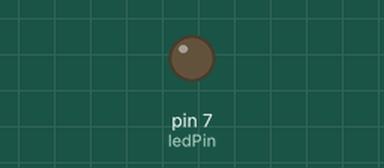
Simulated run of this sketch. Board: Arduino Uno, built with avr-gcc and run on an emulated ATmega328P. Shown: output pins drawn as LEDs (lit = HIGH). Dashed ring = blinking. At 2.0 s the program stops and its outputs stay as they are.

Above: at 0.5 s.
At 1.85 s:
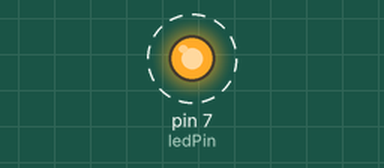
Timing chart, 0 to 3.0 s (numbered marks = the images above):
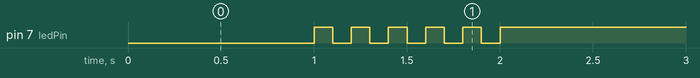

The sketch:

05_pratice_2.ino.ino
```cpp
#define ledPin 7

void setup() {
  pinMode(ledPin, OUTPUT);  // LED 핀을 출력 모드로 설정
    Serial.begin(115200); // Initialize serial port
  while (!Serial) {
    ; // wait for serial port to connect.
  }
}

void loop() {
  // 처음 1초 동안 LED 켜기
  digitalWrite(ledPin, LOW);  // LED 켜기
  delay(1000);  // 1초 동안 대기

  // 다음 1초 동안 LED 5회 깜빡이기
  for (int i = 0; i < 5; i++) {
    digitalWrite(ledPin, HIGH);   // LED 끄기
    delay(100);                  // 100ms 대기
    digitalWrite(ledPin, LOW);  // LED 켜기
    delay(100);                  // 100ms 대기
  }

  // LED 끄기
  digitalWrite(ledPin, HIGH);  // LED 끄기

  // 무한루프 상태에서 종료
  while (1) {
    // 무한루프는 아무 동작도 하지 않음
  }
}
```

Measured:
- by itself, pin 7 (ledPin): alternates HIGH for 0.10 s and LOW for 0.10 s, 11 changes in all, then stays HIGH
